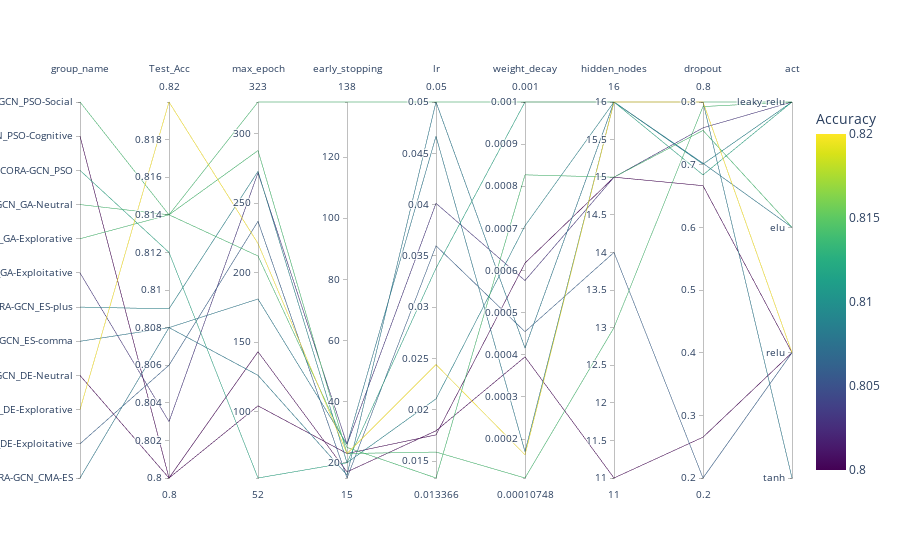

Notebook source saved alongside this figure:
### Code cell
import pandas as pd
import plotly.graph_objs as go

df_original = pd.read_csv('Bio-AI_runs.csv')

df_final = df_original.loc[df_original.groupby("group_name")["Test_Acc"].idxmax()]
df_final.drop('num_layers', axis=1, inplace=True)

df = df_final.copy()
keys = df_final.keys()
categorical_columns = ['group_name', 'act']
col_list = []

for col in df.keys():
    if col in categorical_columns:  # categorical columns
        values = df[col].unique()
        value2dummy = dict(zip(values, range(len(values))))  # works if values are strings, otherwise we probably need to convert them
        df[col] = [value2dummy[v] for v in df[col]]
        col_dict = dict(
            label=col,
            tickvals=list(value2dummy.values()),
            ticktext=list(value2dummy.keys()),
            values=df[col],
        )
    else:  # continuous columns
        col_dict = dict(
            range=(df[col].min(), df[col].max()),
            label=col,
            values=df[col],
        )
    col_list.append(col_dict)


fig = go.Figure(data=go.Parcoords(
    line = dict(color = df_final['Test_Acc'],
                    colorbar={'title':'Accuracy'},
                    showscale=True),
    dimensions=col_list))
fig.show()

### Figure 1 — Plotly figure (JSON) as saved in the notebook; plotly's stock layout.template omitted (floating-point values rounded to 4 significant figures)
{"data": [{"dimensions": [{"label": "group_name", "ticktext": ["CORA-GCN_CMA-ES", "CORA-GCN_DE-Exploitative", "CORA-GCN_DE-Explorative", "CORA-GCN_DE-Neutral", "CORA-GCN_ES-comma", "CORA-GCN_ES-plus", "CORA-GCN_GA-Exploitative", "CORA-GCN_GA-Explorative", "CORA-GCN_GA-Neutral", "CORA-GCN_PSO", "CORA-GCN_PSO-Cognitive", "CORA-GCN_PSO-Social"], "tickvals": [0, 1, 2, 3, 4, 5, 6, 7, 8, 9, 10, 11], "values": [0, 1, 2, 3, 4, 5, 6, 7, 8, 9, 10, 11]}, {"label": "Test_Acc", "range": [0.8, 0.82], "values": [0.808, 0.806, 0.82, 0.8, 0.808, 0.809, 0.803, 0.814, 0.814, 0.812, 0.8, 0.814]}, {"label": "max_epoch", "range": [52, 323], "values": [181, 237, 221, 143, 126, 273, 272, 212, 288, 52, 104, 323]}, {"label": "early_stopping", "range": [15, 138], "values": [26, 15, 23, 17, 16, 20, 26, 25, 23, 20, 23, 138]}, {"label": "lr", "range": [0.01337, 0.05], "values": [0.04666, 0.03599, 0.02442, 0.01797, 0.05, 0.02108, 0.04013, 0.01337, 0.01589, 0.03381, 0.01757, 0.05]}, {"label": "weight_decay", "range": [0.0001075, 0.001], "values": [0.0001699, 0.0004547, 0.0001626, 0.000395, 0.000416, 0.0007061, 0.0005762, 0.0008271, 0.0001075, 0.001, 0.0006178, 0.001]}, {"label": "hidden_nodes", "range": [11, 16], "values": [16, 14, 16, 11, 16, 16, 15, 15, 13, 16, 15, 16]}, {"label": "dropout", "range": [0.2, 0.8], "values": [0.8, 0.2, 0.8, 0.2651, 0.7022, 0.7009, 0.7588, 0.7547, 0.7927, 0.6837, 0.6665, 0.8]}, {"label": "act", "ticktext": ["tanh", "relu", "elu", "leaky_relu"], "tickvals": [0, 1, 2, 3], "values": [0, 1, 1, 1, 2, 3, 3, 2, 3, 3, 1, 3]}], "line": {"color": [0.808, 0.806, 0.82, 0.8, 0.808, 0.809, 0.803, 0.814, 0.814, 0.812, 0.8, 0.814], "colorbar": {"title": {"text": "Accuracy"}}, "showscale": true}, "type": "parcoords"}], "layout": {}}
